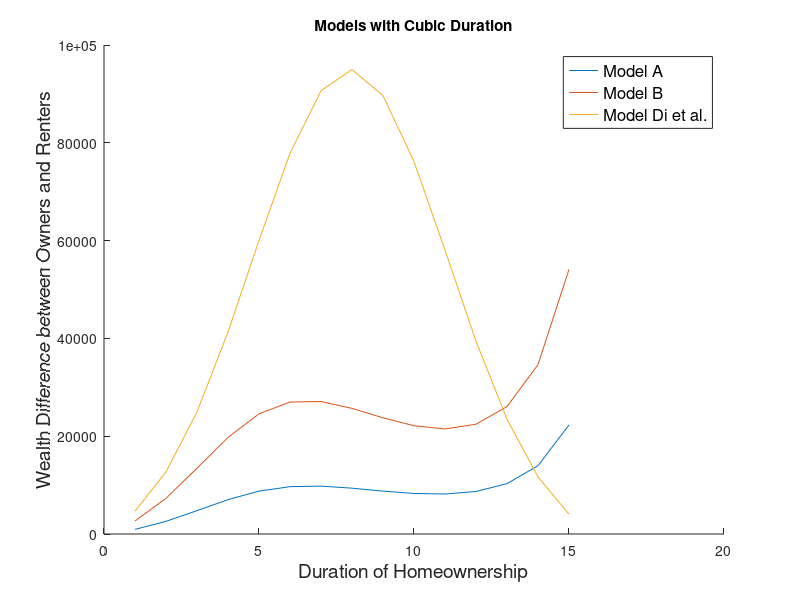
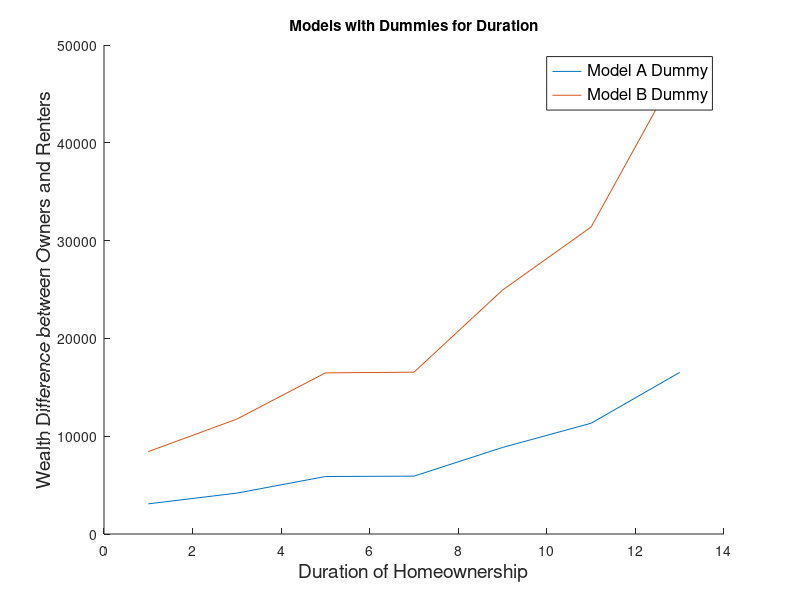

MATLAB code for these plots, in order: (Note: this script raises an error after producing the figures.)
%% REGRESSUION RESULTS FOR NET WEALTH
dur         = 1:1:15;
dummy_dur   = 1:2:15;
%% Di et al. MODELs on our sample (1999-2015)
%  LogW = alpha + beta_h * H + beta_sh * SH + beta_ht*TH+ beta_c * C
%% When we use dummies for duration  
%  LogW = alpha + beta_h * H + beta_sh * SH + beta_c * C + Gamma * D
%  where beta_h = 0, beta_sh =0, gamma is the coeff for each dur dummies 
%% COEFFICIENTS FROM THEIR ESTIMATION 
alpha   = [-10.80      % MODEL A
           -10.68      % MODEL A Dummy
           -11.44      % MODEL B
           -11.32      % MODEL B Dummy 
            -8.5778];  % Di Belseky Liu MODEL B
       
beta_h  = [  1.092     % MODEL A 
             0         % MODEL A Dummy
             1.098     % MODEL B
             0         % MODEL B Dummy
             0.79478]; % Di Belseky Liu MODEL B  
       
beta_hs = [ -0.133     % MODEL A
             0         % MODEL A Dummy
            -0.134     % MODEL B
             0         % MODEL B Dummy
            -0.0500];  % Di Belseky Liu MODEL B
        
beta_ht = [  0.0051    % MODEL A
             0         % MODEL A Dummy
             0.0051    % MODEL B
             0         % MODEL B Dummy
             0];       % Di Belseky Liu MODEL B        

        
%           D1     D3      D5      D7      D9      D11      D13      D15           
Gamma   = [ 0      0       0       0       0       0        0        0      % MODEL A
            1.958  2.225   2.534   2.540   2.916   3.151    3.515    3.096  % MODEL A Dummy
            0      0       0       0       0       0        0        0      % MODEL B
            1.952  2.244   2.551   2.555   2.939   3.158    3.564    3.112  % MODEL B Dummy
            0      0       0       0       0       0        0        0];    % Di Belseky Liu MODEL B         

        
         %---------------------------------------------------------
         %         |  DUMMY   |          |  DUMMY   |
         % MODEL A |  MODEL A |  MODEL B |  MODEL B |  DBL MODEL B 
         %---------------------------------------------------------
beta_c  = [ 1.468     1.447      1.531      1.509      1.40880     ;...   % Average annual income 1999-2015 (log)    
            0.271     0.268      0          0          0           ;...   % Net wealth 1999 (log)
            0         0          0          0          0.23708     ;...   % Savings tendency between 1984 and 1994
            6.59e-06  6.90e-06   6.96e-06   7.28e-06   1.2790e-05  ;...   % Total inheritance and settlement payment received between 1989 and 2001
            0         0          0          0          0.6572      ;...   % Ever selected itemizing deduction in tax filings between 1989 and 2001  
           -7.32e-05  0.0051    -0.0013     0.00359    0.40858     ;...   % High school
            0.0127    0.0137     0.0146     0.0156     0.01880     ;...   % Age of household head in 1999
            0         0          0          0          0.24488     ;...   % Percentage of time as a married couple hh
            0.160     0.158      0.160      0.159     -9.09e-05    ;...   % Change in the number of children in household, 1999-2015
            0         0          2.594      2.572      0           ;...   % Being in top quart of wealth dist. in 1999
            0.631     0.586      0.620      0.576      0.10545     ;...   % South
            0.301     0.263      0.312      0.274      0.17547     ]';    % Metro in our case // Other metro
           

[height_beta_c, width_beta_c] = size(beta_c);  

%% INDEPENDENT VARIABLES 
% fix variables:
%   1. continuous variables: at their sample means
%   2. categorical variables: estimates of the groups with the highest incidence   
%      (white, HS grad, South, Not in Large, Other Metro, Used itemized
%      dedeuction, top wealth quartile, not divorced)

           % OURS    % DI ETAL
C =       [9.657      10.40096     % Average annual income 1999-2001 (log)    
           5.912      6.223710     % Net wealth 1999 (log)
           0         -0.01526      % Savings tendency between 1984 and 1994
        3162       5646.987        % Total inheritance and settlement payment received between 1999 and 2015
           0          1            % Ever selected itemizing deduction in tax filings between 199 and 2015  
           1          1            % High school
          34.22      39.77445      % Age of household head in 1999
           0          0.443339     % Percentage of time as a married couple hh
           0.031      0.124606     % Change in the number of children in household, 1999-2001
           1          0            % Being in top quart of wealth dist. in 1999
           1          1            % Region: South
           1          1       ];   % Other metro
[height_C, width_C] = size(C); 
       
 beta_c_times_C      = [beta_c(1:end-1,:)*C(:,1)
                        beta_c(end,:)*C(:,2)];
%% DEPENDENT VARIABLES FOR OWNERS and RENTERS
LogW              = nan(height_beta_c, length(dur));
wealth            = nan(height_beta_c, length(dur));
LogW_rent         = nan(height_beta_c, length(dur));
wealth_rent       = nan(height_beta_c, length(dur));
Wealth_Difference = nan(height_beta_c, length(dur));
d = length(dummy_dur);
for i=1:1:height_beta_c % # of models
  if i==2 || i==4       % Models where years owning is dummy
     LogW(i,1:d)            = (alpha(i)+beta_c_times_C(i))*ones(size(dummy_dur)) +  ones(size(dummy_dur)).*Gamma(i, :);
     LogW_rent(i,1:d)       = (alpha(i)+beta_c_times_C(i))*ones(size(dummy_dur));
  else    
     LogW(i,:)              = (alpha(i)+beta_c_times_C(i))*ones(size(dur)) +  beta_h(i) * dur + beta_hs(i) * dur.^2 + beta_ht(i) * dur.^3;
     LogW_rent(i,:)         = (alpha(i)+beta_c_times_C(i))*ones(size(dur));
  end
     wealth(i,:)            = exp(LogW(i,:));
     wealth_rent(i,:)       = exp(LogW_rent(i,:));
     Wealth_Difference(i,:) = wealth(i,:)-wealth_rent(i,:);
end


figure(3)
hold on
for i=1:2:height_beta_c
plot(dur,Wealth_Difference(i,:))
end
hleg=legend('Model A','Model B','Model Di et al.');
set(hleg,'Location','northeast','FontSize',12);
ylabel('Wealth Difference between Owners and Renters','FontSize',14)
xlabel('Duration of Homeownership','FontSize',14)
title("Models with Cubic Duration")

figure(4)
hold on
for i=2:2:height_beta_c-1
plot(dummy_dur(1:d-1),Wealth_Difference(i,1:d-1))
end
hleg=legend('Model A Dummy','Model B Dummy');
set(hleg,'Location','northeast','FontSize',12);
ylabel('Wealth Difference between Owners and Renters','FontSize',14)
xlabel('Duration of Homeownership','FontSize',14)
title("Models with Dummies for Duration")

% To Excel 
diff_ = length(dur) - length(dummy_dur);
tt = table(dur', [dummy_dur'; zeros(diff_,1)], Wealth_Difference(1,:)',  Wealth_Difference(2,:)' , Wealth_Difference(3,:)', Wealth_Difference(4,:)', Wealth_Difference(5,:)');
tt.Properties.VariableNames= {'Duration', 'Duration_Dummy', 'NW_Model_A', 'NW_Model_A_Dummy', 'NW_Model_B', 'NW_Model_B_Dummy','NW_Model_Di_et_al' };
writetable(tt,'Matlab_Results.xlsx','Sheet',1)